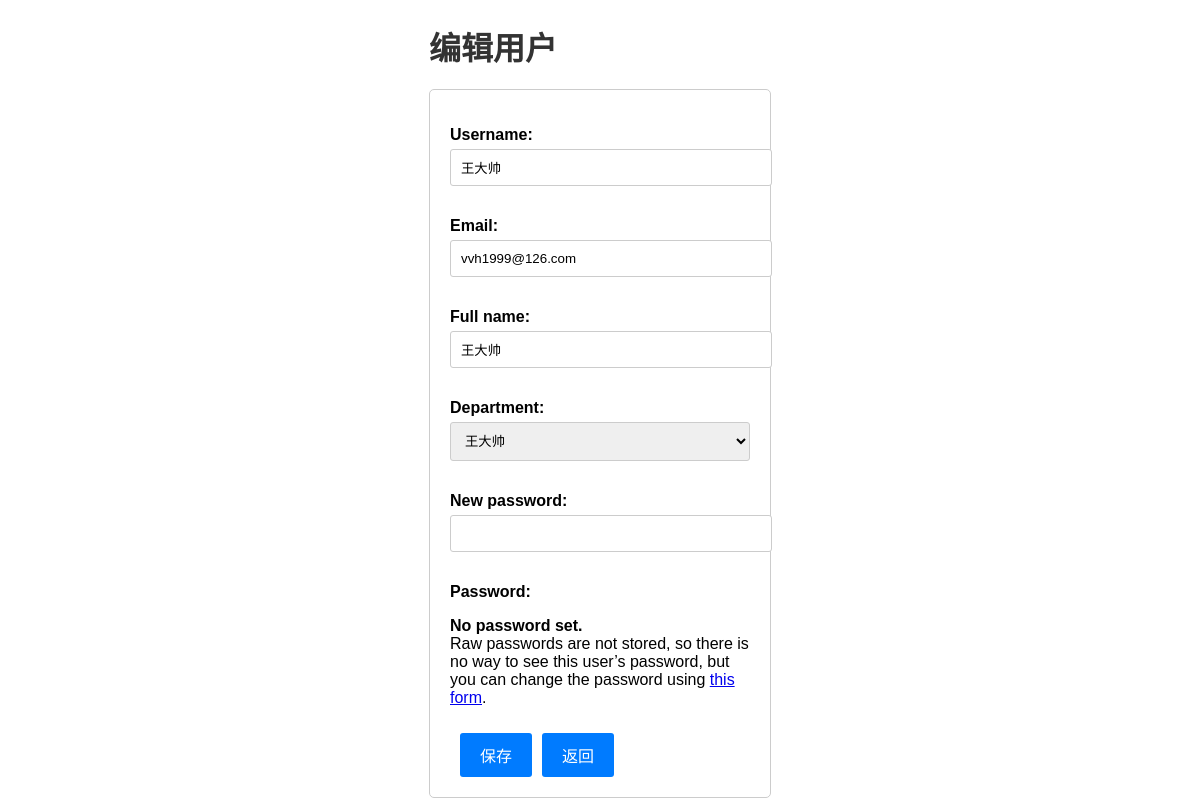
Screenshot of /edit-user/2/ with the database file from the repository.
### user_management/models.py (models this page shows, shortened)
class CustomUser(AbstractUser):
    username = models.CharField(max_length=150, unique=True)  # Make username unique
    email = models.EmailField(unique=False)  # Make email non-unique
    department = models.ForeignKey(Department, on_delete=models.CASCADE, blank=True, null=True)
    full_name = models.CharField(max_length=255, blank=True, null=True)

### user_management/views.py (the view)
# urls.py: path('edit-user/<int:user_id>/', views.edit_user, name='edit_user'),
def edit_user(request, user_id):
    user = CustomUser.objects.get(pk=user_id)
    if request.method == 'POST':
        form = EditUserForm(request.POST, instance=user)
        if form.is_valid():
            new_password = form.cleaned_data['new_password']
            if new_password:
                user.password = make_password(new_password)  # Hash the new password
            form.save()  # Save the form data to the user model
            return redirect('user_list')
    else:
        form = EditUserForm(instance=user)
    return render(request, 'user_management/edit_user.html', {'form': form, 'user': user})

### user_management/forms.py (shortened to what this page needs)
class EditUserForm(UserChangeForm):
    new_password = forms.CharField(widget=forms.PasswordInput, required=False)
    class Meta:
        model = CustomUser
        fields = ('username', 'email', 'full_name', 'department', 'new_password')
    def __init__(self, *args, **kwargs):
        super().__init__(*args, **kwargs)
        instance = kwargs.get('instance')
        if instance:
            self.fields['username'].widget.attrs['readonly'] = True

### user_management/models.py (called while the page is built)
    def __str__(self):
        return self.name

### templates/user_management/edit_user.html (shortened to what this page needs)
<!DOCTYPE html>
<html>
<head>
</head>
<body>
    <div class="center-container">
        <h1>编辑用户</h1>
        <form method="post">
            {{ form.as_p }}
            <div class="button-container">
                <div class="button-group">
                    <input type="submit" value="保存" class="button">
                    <a href="{% url 'home' %}" class="button">返回</a>
                </div>
            </div>
        </form>
    </div>
</body>
</html>

### templates/user_management/edit_user.html (style rules this page uses)
body { font-family: Arial, sans-serif; display: flex; flex-direction: column; justify-content: center; align-items: center; min-height: 100vh; margin: 0; }
h1 { color: #333; margin-bottom: 20px; }
form { width: 300px; padding: 20px; border: 1px solid #ccc; border-radius: 5px; background-color: #fff; }
label { display: block; margin-bottom: 5px; font-weight: bold; }
input[type="text"], input[type="email"], input[type="password"], select { width: 100%; padding: 10px; margin-bottom: 15px; border: 1px solid #ccc; border-radius: 3px; }
input[type="submit"], .button { background-color: #007bff; color: #fff; border: none; padding: 10px 20px; border-radius: 3px; cursor: pointer; text-decoration: none; font-size: 16px; }
.button { margin-top: 10px; margin-left: 10px; }
.button-container { display: flex; align-items: center; }
.button-group { display: flex; align-items: flex-start; }

### rows the page displays
CustomUser: username "王大帅", email "vvh1999@126.com", full_name "王大帅", department "王大帅"
